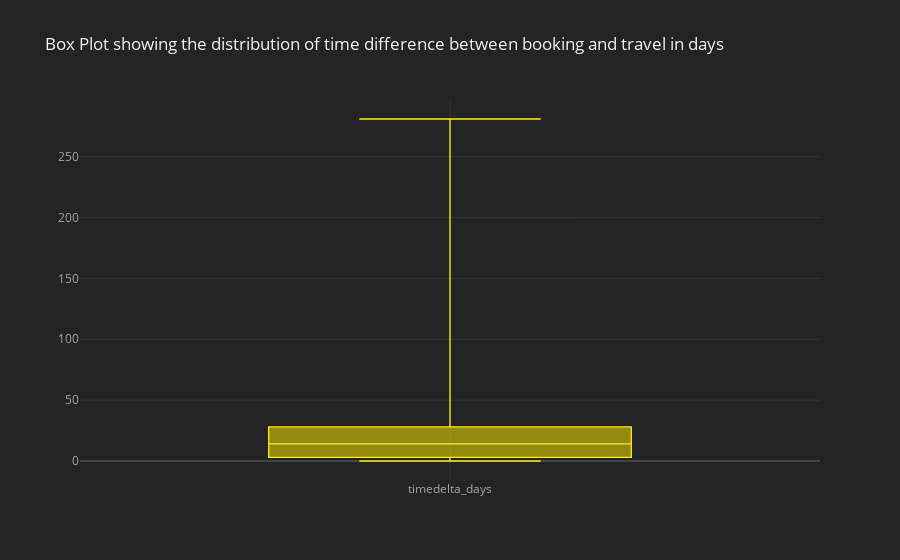

The notebook cell this image was saved under:
### Markdown cell above
This is the description of the distribution of the number of days in the **timedelta_days** column. To have clear understanding of this lets create a **box plot** for this data

### Code cell
#Box Plot
df3['timedelta_days'].iplot(kind = 'box', color = '#FFEF00', 
                            title = 'Box Plot showing the distribution of time difference between booking and travel in days')

### Figure 1 — Plotly figure (JSON) as saved in the notebook; plotly's stock layout.template omitted (floating-point values rounded to 4 significant figures; data arrays with more than 128 entries replaced by an {"elided": "..."} marker saying what was removed)
{"data": [{"boxpoints": false, "line": {"width": 1.3}, "marker": {"color": "rgba(255, 239, 0, 1.0)"}, "name": "timedelta_days", "orientation": "v", "type": "box", "y": {"elided": "5098 int values"}}], "layout": {"legend": {"bgcolor": "#242424", "font": {"color": "#F4F4F4"}}, "paper_bgcolor": "#242424", "plot_bgcolor": "#242424", "title": {"font": {"color": "#F4F4F4"}, "text": "Box Plot showing the distribution of time difference between booking and travel in days"}, "xaxis": {"gridcolor": "#343434", "showgrid": true, "tickfont": {"color": "#A4A4A4"}, "title": {"font": {"color": "#A4A4A4"}, "text": ""}, "zerolinecolor": "#444444"}, "yaxis": {"gridcolor": "#343434", "showgrid": true, "tickfont": {"color": "#A4A4A4"}, "title": {"font": {"color": "#A4A4A4"}, "text": ""}, "zerolinecolor": "#444444"}}}
